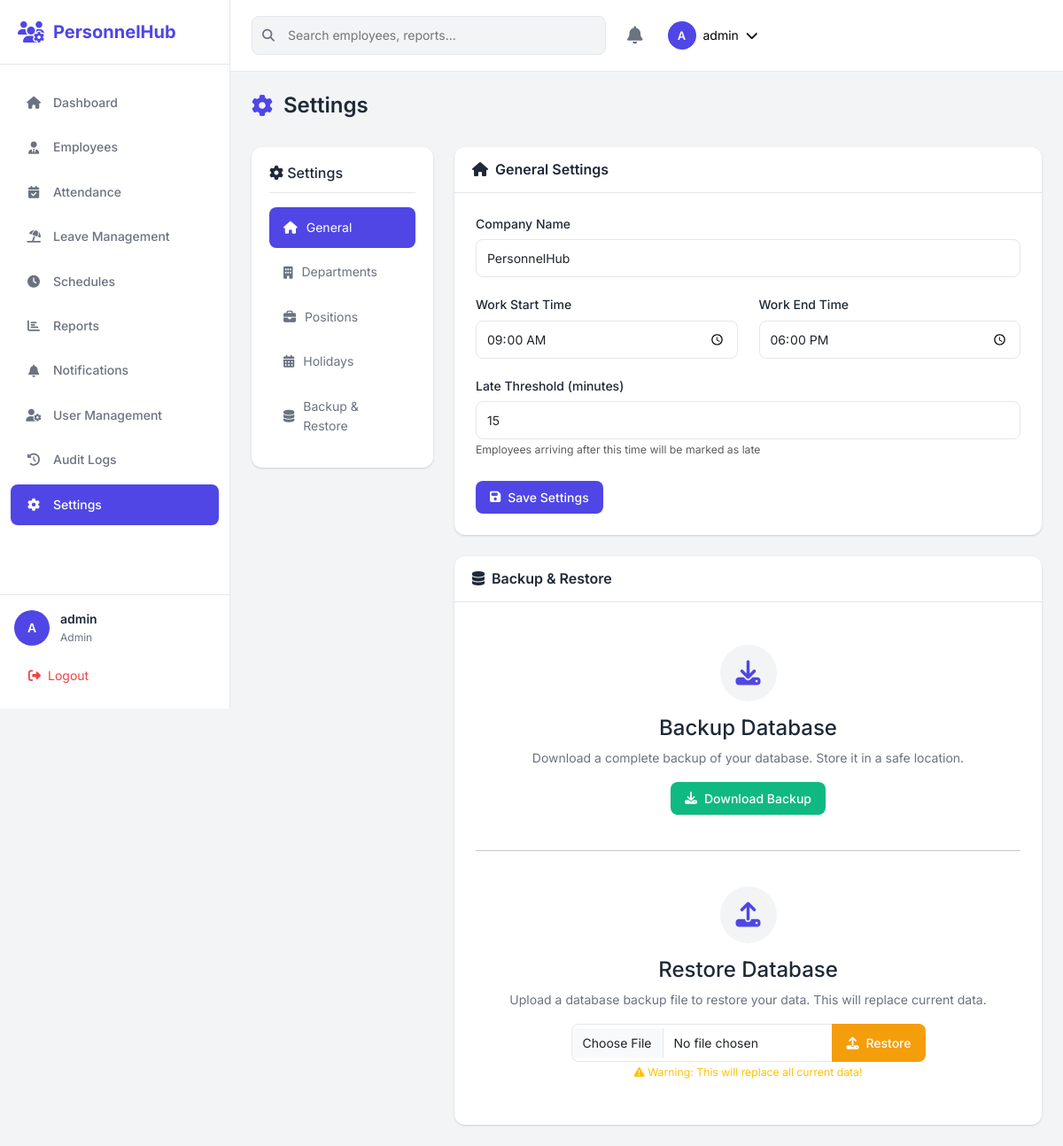
The app's page /settings (signed in) with its own data.
### app.py (models this page shows, shortened)
class User(UserMixin, db.Model):
    __tablename__ = 'users'
    id = db.Column(db.Integer, primary_key=True)
    username = db.Column(db.String(64), unique=True, nullable=False)
    email = db.Column(db.String(120), unique=True, nullable=False)
    password_hash = db.Column(db.String(256), nullable=False)
    role = db.Column(db.String(20), nullable=False, default='employee')  # admin, hr, manager, employee
    employee_id = db.Column(db.Integer, db.ForeignKey('employees.id'), nullable=True)
    is_active = db.Column(db.Boolean, default=True)
    created_at = db.Column(db.DateTime, default=datetime.utcnow)
    updated_at = db.Column(db.DateTime, default=datetime.utcnow, onupdate=datetime.utcnow)
    employee = db.relationship('Employee', backref='user', uselist=False)
    def has_permission(self, permission):
        permissions = {
            'admin': ['all'],
            'hr': ['employees', 'attendance', 'leaves', 'reports', 'settings'],
            'manager': ['team_attendance', 'team_leaves', 'schedules'],
            'employee': ['profile', 'attendance', 'leaves']
        }
        return 'all' in permissions.get(self.role, []) or permission in permissions.get(self.role, [])

class SystemSettings(db.Model):
    __tablename__ = 'system_settings'
    id = db.Column(db.Integer, primary_key=True)
    company_name = db.Column(db.String(128), default='PersonnelHub')
    company_logo = db.Column(db.String(256), nullable=True)
    work_start_time = db.Column(db.Time, default=datetime.strptime('09:00', '%H:%M').time())
    work_end_time = db.Column(db.Time, default=datetime.strptime('18:00', '%H:%M').time())
    late_threshold_minutes = db.Column(db.Integer, default=15)

### app.py (the view)
@app.route('/settings')
@login_required
@role_required('admin', 'hr')
def settings_index():
    settings = SystemSettings.query.first()
    if not settings:
        settings = SystemSettings(company_name='PersonnelHub')
        db.session.add(settings)
        db.session.commit()
    return render_template('settings/index.html', settings=settings)

### templates/settings/index.html (shortened to what this page needs)
{% extends "base.html" %}
{% block content %}
<div class="page-header">
    <h1><i class="fas fa-cog"></i> Settings</h1>
</div>
<div class="settings-page">
    <div class="row">
        <div class="col-lg-3">
            <div class="settings-nav-card">
                <h3><i class="fas fa-cog"></i> Settings</h3>
                <ul class="settings-nav">
                    <li>
                        <a href="#general" class="active">
                            <i class="fas fa-home"></i> General
                        </a>
                    </li>
                    <li>
                        <a href="{{ url_for('departments_list') }}">
                            <i class="fas fa-building"></i> Departments
                        </a>
                    </li>
                    <li>
                        <a href="{{ url_for('positions_list') }}">
                            <i class="fas fa-briefcase"></i> Positions
                        </a>
                    </li>
                    <li>
                        <a href="{{ url_for('holidays_list') }}">
                            <i class="fas fa-calendar-alt"></i> Holidays
                        </a>
                    </li>
                    <li>
                        <a href="#backup" onclick="showBackupSection()">
                            <i class="fas fa-database"></i> Backup & Restore
                        </a>
                    </li>
                </ul>
            </div>
        </div>
        <div class="col-lg-9">
            <div class="settings-card" id="general">
                <div class="card-header">
                    <h3><i class="fas fa-home"></i> General Settings</h3>
                </div>
                <div class="card-body">
                    <form method="POST" action="{{ url_for('settings_save') }}">
                        <div class="form-group">
                            <label for="company_name">Company Name</label>
                            <input type="text" name="company_name" id="company_name"
                                   class="form-control" value="{{ settings.company_name }}">
                        </div>
                        <div class="row">
                            <div class="col-md-6">
                                <div class="form-group">
                                    <label for="work_start_time">Work Start Time</label>
                                    <input type="time" name="work_start_time" id="work_start_time"
                                           class="form-control"
                                           value="{{ settings.work_start_time.strftime('%H:%M') }}">
                                </div>
                            </div>
                            <div class="col-md-6">
                                <div class="form-group">
                                    <label for="work_end_time">Work End Time</label>
                                    <input type="time" name="work_end_time" id="work_end_time"
                                           class="form-control"
                                           value="{{ settings.work_end_time.strftime('%H:%M') }}">
                                </div>
                            </div>
                        </div>
                        <div class="form-group">
                            <label for="late_threshold_minutes">Late Threshold (minutes)</label>
                            <input type="number" name="late_threshold_minutes" id="late_threshold_minutes"
                                   class="form-control" value="{{ settings.late_threshold_minutes }}">
                            <small class="form-text">Employees arriving after this time will be marked as late</small>
                        </div>
                        <div class="form-actions">
                            <button type="submit" class="btn btn-primary">
                                <i class="fas fa-save"></i> Save Settings
                            </button>
                        </div>
                    </form>
                </div>
            </div>
            <div class="settings-card mt-4" id="backup">
                <div class="card-header">
                    <h3><i class="fas fa-database"></i> Backup & Restore</h3>
                </div>
                <div class="card-body">
                    <div class="backup-section">
                        <div class="backup-item">
                            <div class="backup-icon">
                                <i class="fas fa-download fa-2x"></i>
                            </div>
                            <div class="backup-content">
                                <h4>Backup Database</h4>
                                <p>Download a complete backup of your database. Store it in a safe location.</p>
                                <a href="{{ url_for('backup_database') }}" class="btn btn-success">
                                    <i class="fas fa-download"></i> Download Backup
                                </a>
                            </div>
                        </div>
                        <hr>
                        <div class="backup-item">
                            <div class="backup-icon">
                                <i class="fas fa-upload fa-2x"></i>
                            </div>
                            <div class="backup-content">
                                <h4>Restore Database</h4>
                                <p>Upload a database backup file to restore your data. This will replace current data.</p>
                                <form method="POST" action="{{ url_for('restore_database') }}"
                                      enctype="multipart/form-data" class="restore-form">
                                    <div class="input-group">
                                        <input type="file" name="backup_file" class="form-control"
                                               accept=".db" required>
                                        <button type="submit" class="btn btn-warning">
                                            <i class="fas fa-upload"></i> Restore
                                        </button>
                                    </div>
                                </form>
                                <small class="form-text text-warning">
                                    <i class="fas fa-exclamation-triangle"></i>
                                    Warning: This will replace all current data!
                                </small>
                            </div>
                        </div>
                    </div>
                </div>
            </div>
        </div>
    </div>
</div>
{% endblock %}

### templates/base.html (shortened to what this page needs)
<!DOCTYPE html>
<html lang="en">
<head>
    <link rel="stylesheet" href="https://cdnjs.cloudflare.com/ajax/libs/font-awesome/6.4.0/css/all.min.css">
    <link rel="stylesheet" href="https://cdn.jsdelivr.net/npm/bootstrap@5.3.2/dist/css/bootstrap.min.css">
    <link rel="stylesheet" href="{{ url_for('static', filename='css/styles.css') }}">
</head>
<body>
    {% if current_user.is_authenticated %}
    <div class="app-container">
        <aside class="sidebar" id="sidebar">
            <div class="sidebar-header">
                <div class="logo">
                    <i class="fas fa-users-cog"></i>
                    <span>PersonnelHub</span>
                </div>
            </div>
            <nav class="sidebar-nav">
                <ul class="nav-menu">
                    <li class="nav-item">
                        <a href="{{ url_for('dashboard') }}" class="nav-link {% if request.endpoint == 'dashboard' %}active{% endif %}">
                            <i class="fas fa-home"></i>
                            <span>Dashboard</span>
                        </a>
                    </li>
                    {% if current_user.has_permission('employees') or current_user.role == 'admin' %}
                    <li class="nav-item">
                        <a href="{{ url_for('employees_list') }}" class="nav-link {% if 'employees' in request.endpoint %}active{% endif %}">
                            <i class="fas fa-user-tie"></i>
                            <span>Employees</span>
                        </a>
                    </li>
                    {% endif %}
                    {% if current_user.has_permission('attendance') or current_user.role == 'admin' %}
                    <li class="nav-item">
                        <a href="{{ url_for('attendance_list') }}" class="nav-link {% if 'attendance' in request.endpoint %}active{% endif %}">
                            <i class="fas fa-calendar-check"></i>
                            <span>Attendance</span>
                        </a>
                    </li>
                    {% endif %}
                    {% if current_user.has_permission('leaves') or current_user.role == 'admin' %}
                    <li class="nav-item">
                        <a href="{{ url_for('leaves_list') }}" class="nav-link {% if 'leaves' in request.endpoint %}active{% endif %}">
                            <i class="fas fa-umbrella-beach"></i>
                            <span>Leave Management</span>
                        </a>
                    </li>
                    {% endif %}
                    {% if current_user.has_permission('schedules') or current_user.role in ['admin', 'hr', 'manager'] %}
                    <li class="nav-item">
                        <a href="{{ url_for('schedules_list') }}" class="nav-link {% if 'schedules' in request.endpoint %}active{% endif %}">
                            <i class="fas fa-clock"></i>
                            <span>Schedules</span>
                        </a>
                    </li>
                    {% endif %}
                    {% if current_user.has_permission('reports') or current_user.role == 'admin' %}
                    <li class="nav-item">
                        <a href="{{ url_for('reports_list') }}" class="nav-link {% if 'reports' in request.endpoint %}active{% endif %}">
                            <i class="fas fa-chart-bar"></i>
                            <span>Reports</span>
                        </a>
                    </li>
                    {% endif %}
                    <li class="nav-item">
                        <a href="{{ url_for('notifications_list') }}" class="nav-link {% if 'notifications' in request.endpoint %}active{% endif %}">
                            <i class="fas fa-bell"></i>
                            <span>Notifications</span>
                            {% set unread_count = current_user.notifications|selectattr('is_read', 'equalto', False)|list|length %}
                        </a>
                    </li>
                    {% if current_user.role == 'admin' %}
                    <li class="nav-item">
                        <a href="{{ url_for('users_list') }}" class="nav-link {% if 'users' in request.endpoint %}active{% endif %}">
                            <i class="fas fa-user-cog"></i>
                            <span>User Management</span>
                        </a>
                    </li>
                    <li class="nav-item">
                        <a href="{{ url_for('audit_logs') }}" class="nav-link {% if request.endpoint == 'audit_logs' %}active{% endif %}">
                            <i class="fas fa-history"></i>
                            <span>Audit Logs</span>
                        </a>
                    </li>
                    {% endif %}
                    {% if current_user.has_permission('settings') or current_user.role == 'admin' %}
                    <li class="nav-item">
                        <a href="{{ url_for('settings_index') }}" class="nav-link {% if 'settings' in request.endpoint %}active{% endif %}">
                            <i class="fas fa-cog"></i>
                            <span>Settings</span>
                        </a>
                    </li>
                    {% endif %}
                </ul>
            </nav>
            <div class="sidebar-footer">
                <div class="user-info">
                    <div class="user-avatar">
                        {{ current_user.username[:1]|upper }}
                    </div>
                    <div class="user-details">
                        <span class="user-name">{{ current_user.username }}</span>
                        <span class="user-role">{{ current_user.role|title }}</span>
                    </div>
                </div>
                <a href="{{ url_for('logout') }}" class="logout-btn">
                    <i class="fas fa-sign-out-alt"></i>
                    <span>Logout</span>
                </a>
            </div>
        </aside>
        <main class="main-content">
            <header class="top-navbar">
                <div class="navbar-search">
                    <i class="fas fa-search"></i>
                    <input type="text" placeholder="Search employees, reports...">
                </div>
                <div class="navbar-actions">
                    <div class="notification-dropdown">
                        <button class="notification-btn" onclick="toggleNotifications()">
                            <i class="fas fa-bell"></i>
                            {% set unread = current_user.notifications|selectattr('is_read', 'equalto', False)|list|length %}
                        </button>
                    </div>
                    <div class="user-dropdown">
                        <button class="user-btn">
                            <div class="user-avatar-sm">
                                {{ current_user.username[:1]|upper }}
                            </div>
                            <span class="d-none d-md-inline">{{ current_user.username }}</span>
                            <i class="fas fa-chevron-down"></i>
                        </button>
                    </div>
                </div>
            </header>
            <div class="page-content">
                {% block content %}{% endblock %}
            </div>
        </main>
    </div>
    {% else %}
    {% block auth_content %}{% endblock %}
    {% endif %}
</body>
</html>

### records on screen
User: username "A", username "admin", role "Admin"
SystemSettings: company_name "PersonnelHub", work_start_time "09:00", work_end_time "18:00", late_threshold_minutes "15"
